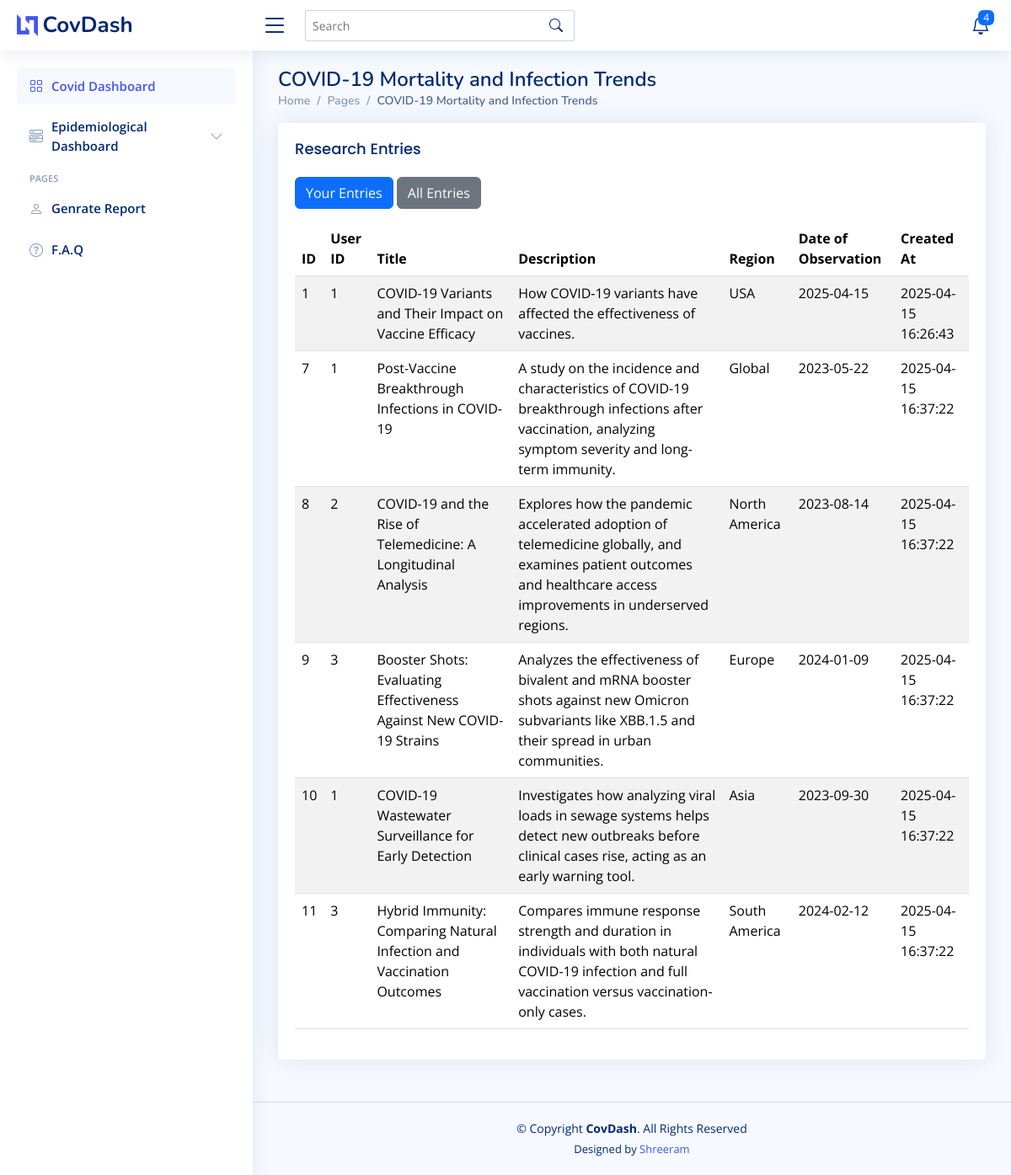
The app's page /hresult.php (signed in) with its own data.
### tables this page shows
CREATE TABLE `research_entries` (
  `id` int(11) NOT NULL,
  `user_id` int(11) NOT NULL,
  `title` varchar(255) NOT NULL,
  `description` text NOT NULL,
  `region` varchar(100) DEFAULT NULL,
  `date_of_observation` date DEFAULT NULL,
  `created_at` timestamp NOT NULL DEFAULT current_timestamp()
);

### hresult.php (the view, shortened to what this page needs)
<?php
require 'config.php';
$user_id = $_SESSION['user_id'];
$filter = isset($_POST['filter']) ? $_POST['filter'] : 'all';
if ($filter === 'your') {
    $stmt = $conn->prepare("SELECT * FROM research_entries WHERE user_id = ?");
    $stmt->bind_param("i", $user_id);
} else {
    $stmt = $conn->prepare("SELECT * FROM research_entries");
}
$stmt->execute();
$result = $stmt->get_result();
?>
<!DOCTYPE html>
<html lang="en">
<head>
  <link href="assets/vendor/bootstrap/css/bootstrap.min.css" rel="stylesheet">
  <link href="assets/vendor/bootstrap-icons/bootstrap-icons.css" rel="stylesheet">
  <link href="assets/vendor/boxicons/css/boxicons.min.css" rel="stylesheet">
  <link href="assets/vendor/quill/quill.snow.css" rel="stylesheet">
  <link href="assets/vendor/quill/quill.bubble.css" rel="stylesheet">
  <link href="assets/vendor/remixicon/remixicon.css" rel="stylesheet">
  <link href="assets/vendor/simple-datatables/style.css" rel="stylesheet">
  <link href="assets/css/style.css" rel="stylesheet">
</head>
<body>
  <header id="header" class="header fixed-top d-flex align-items-center">
    <div class="d-flex align-items-center justify-content-between">
      <a href="index.html" class="logo d-flex align-items-center">
        <img src="assets/img/logo.png" alt="">
        <span class="d-none d-lg-block">CovDash</span>
      </a>
      <i class="bi bi-list toggle-sidebar-btn"></i>
    </div>
    <div class="search-bar">
      <form class="search-form d-flex align-items-center" method="POST" action="#">
        <input type="text" name="query" placeholder="Search" title="Enter search keyword">
        <button type="submit" title="Search"><i class="bi bi-search"></i></button>
      </form>
    </div>
    <nav class="header-nav ms-auto">
      <ul class="d-flex align-items-center">
        <li class="nav-item dropdown">
          <a class="nav-link nav-icon" href="#" data-bs-toggle="dropdown">
            <i class="bi bi-bell"></i>
            <span class="badge bg-primary badge-number">4</span>
          </a>
        </li>
      </ul>
    </nav>
  </header>
  <aside id="sidebar" class="sidebar">
    <ul class="sidebar-nav" id="sidebar-nav">
      <li class="nav-item">
        <a class="nav-link " href="index.html">
          <i class="bi bi-grid"></i>
          <span>Covid Dashboard</span>
        </a>
      </li>
      <li class="nav-item">
        <a class="nav-link collapsed" data-bs-target="#components-nav" data-bs-toggle="collapse" href="#">
          <i class="bi bi-menu-button-wide"></i><span> Epidemiological Dashboard</span><i class="bi bi-chevron-down ms-auto"></i>
        </a>
      </li>
      <li class="nav-heading">Pages</li>
      <li class="nav-item">
        <a class="nav-link collapsed" href="userile.html">
          <i class="bi bi-person"></i>
          <span>Genrate Report</span>
        </a>
      </li>
      <li class="nav-item">
        <a class="nav-link collapsed" href="pagq.html">
          <i class="bi bi-question-circle"></i>
          <span>F.A.Q</span>
        </a>
      </li>
    </ul>
  </aside>
  <main id="main" class="main">
    <div class="pagetitle">
      <h1>COVID-19 Mortality and Infection Trends</h1>
      <nav>
        <ol class="breadcrumb">
          <li class="breadcrumb-item"><a href="index.html">Home</a></li>
          <li class="breadcrumb-item">Pages</li>
          <li class="breadcrumb-item active">COVID-19 Mortality and Infection Trends</li>
        </ol>
      </nav>
    </div>
    <section class="section">
      <div class="row">
        <div class="col-lg-12">
        <div class="card">
  <div class="card-body">
    <h5 class="card-title">Research Entries</h5>
    <form method="POST" style="margin-bottom: 15px;">
      <button type="submit" name="filter" value="your" class="btn btn-primary">Your Entries</button>
      <button type="submit" name="filter" value="all" class="btn btn-secondary">All Entries</button>
    </form>
    <table class="table table-striped">
      <thead>
        <tr>
          <th>ID</th>
          <th>User ID</th>
          <th>Title</th>
          <th>Description</th>
          <th>Region</th>
          <th>Date of Observation</th>
          <th>Created At</th>
        </tr>
      </thead>
      <tbody>
        <?php while ($row = $result->fetch_assoc()): ?>
          <tr>
            <td><?= htmlspecialchars($row['id']) ?></td>
            <td><?= htmlspecialchars($row['user_id']) ?></td>
            <td><?= htmlspecialchars($row['title']) ?></td>
            <td><?= htmlspecialchars($row['description']) ?></td>
            <td><?= htmlspecialchars($row['region']) ?></td>
            <td><?= htmlspecialchars($row['date_of_observation']) ?></td>
            <td><?= htmlspecialchars($row['created_at']) ?></td>
          </tr>
        <?php endwhile; ?>
      </tbody>
    </table>
  </div>
</div>
</div>
        </div>
    </section>
  </main>
  <footer id="footer" class="footer">
    <div class="copyright">
      &copy; Copyright <strong><span>CovDash</span></strong>. All Rights Reserved
    </div>
    <div class="credits">
        Designed by <a href="https://Shreeram.com/">Shreeram</a>
    </div>
  </footer>
</body>
</html>

### assets/css/style.css (style rules this page uses)
:root { scroll-behavior: smooth; }
body { font-family: "Open Sans", sans-serif; background: #f6f9ff; color: #444444; }
a { color: #4154f1; text-decoration: none; }
h1, h2, h3, h4, h5, h6 { font-family: "Nunito", sans-serif; }
#main { margin-top: 60px; padding: 20px 30px; transition: all 0.3s; }
.pagetitle { margin-bottom: 10px; }
.pagetitle h1 { font-size: 24px; margin-bottom: 0; font-weight: 600; color: #012970; }
.card { margin-bottom: 30px; border: none; border-radius: 5px; box-shadow: 0px 0 30px rgba(1, 41, 112, 0.1); }
.card-title { padding: 20px 0 15px 0; font-size: 18px; font-weight: 500; color: #012970; font-family: "Poppins", sans-serif; }
.card-body { padding: 0 20px 20px 20px; }
.breadcrumb { font-size: 14px; font-family: "Nunito", sans-serif; color: #899bbd; font-weight: 600; }
.breadcrumb a { color: #899bbd; transition: 0.3s; }
.breadcrumb .breadcrumb-item::before { color: #899bbd; }
.breadcrumb .active { color: #51678f; font-weight: 600; }
.logo { line-height: 1; }
@media (min-width: 1200px) { .logo { width: 280px; } }
.logo img { max-height: 26px; margin-right: 6px; }
.logo span { font-size: 26px; font-weight: 700; color: #012970; font-family: "Nunito", sans-serif; }
.header { transition: all 0.5s; z-index: 997; height: 60px; box-shadow: 0px 2px 20px rgba(1, 41, 112, 0.1); background-color: #fff; padding-left: 20px; }
.header .toggle-sidebar-btn { font-size: 32px; padding-left: 10px; cursor: pointer; color: #012970; }
.header .search-bar { min-width: 360px; padding: 0 20px; }
.header .search-form { width: 100%; }
.header .search-form input { border: 0; font-size: 14px; color: #012970; border: 1px solid rgba(1, 41, 112, 0.2); padding: 7px 38px 7px 8px; border-radius: 3px; transition: 0.3s; width: 100%; }
.header .search-form button { border: 0; padding: 0; margin-left: -30px; background: none; }
.header .search-form button i { color: #012970; }
.header-nav ul { list-style: none; }
.header-nav>ul { margin: 0; padding: 0; }
.header-nav .nav-icon { font-size: 22px; color: #012970; margin-right: 25px; position: relative; }
.header-nav .badge-number { position: absolute; inset: -2px -5px auto auto; font-weight: normal; font-size: 12px; padding: 3px 6px; }
.sidebar { position: fixed; top: 60px; left: 0; bottom: 0; width: 300px; z-index: 996; transition: all 0.3s; padding: 20px; overflow-y: auto; scrollbar-width: thin; scrollbar-color: #aab7cf transparent; box-shadow: 0px 0px 20px rgba(1, 41, 112, 0.1); background-color: #fff; }
@media (min-width: 1200px) { #main, #footer { margin-left: 300px; } }
.sidebar-nav { padding: 0; margin: 0; list-style: none; }
.sidebar-nav li { padding: 0; margin: 0; list-style: none; }
.sidebar-nav .nav-item { margin-bottom: 5px; }
.sidebar-nav .nav-heading { font-size: 11px; text-transform: uppercase; color: #899bbd; font-weight: 600; margin: 10px 0 5px 15px; }
.sidebar-nav .nav-link { display: flex; align-items: center; font-size: 15px; font-weight: 600; color: #4154f1; transition: 0.3; background: #f6f9ff; padding: 10px 15px; border-radius: 4px; }
.sidebar-nav .nav-link i { font-size: 16px; margin-right: 10px; color: #4154f1; }
.sidebar-nav .nav-link.collapsed { color: #012970; background: #fff; }
.sidebar-nav .nav-link.collapsed i { color: #899bbd; }
.sidebar-nav .nav-link .bi-chevron-down { margin-right: 0; transition: transform 0.2s ease-in-out; }
.footer { padding: 20px 0; font-size: 14px; transition: all 0.3s; border-top: 1px solid #cddfff; }
.footer .copyright { text-align: center; color: #012970; }
.footer .credits { padding-top: 5px; text-align: center; font-size: 13px; color: #012970; }

### records on screen
research_entries: id "1", user "1", title "COVID-19 Variants and Their Impact on Vaccine Efficacy", description "How COVID-19 variants have affected the effectiveness of vaccines.", region "USA", date_of_observation "2025-04-15", created_at "2025-04-15 16:26:43"
research_entries: id "7", user "1", title "Post-Vaccine Breakthrough Infections in COVID-19", description "A study on the incidence and characteristics of COVID-19 breakthrough infections after vaccination, analyzing symptom severity and long-term immunity.", region "Global", date_of_observation "2023-05-22", created_at "2025-04-15 16:37:22"
research_entries: id "8", user "2", title "COVID-19 and the Rise of Telemedicine: A Longitudinal Analysis", description "Explores how the pandemic accelerated adoption of telemedicine globally, and examines patient outcomes and healthcare access improvements in underserved regions.", region "North America", date_of_observation "2023-08-14", created_at "2025-04-15 16:37:22"
research_entries: id "9", user "3", title "Booster Shots: Evaluating Effectiveness Against New COVID-19 Strains", description "Analyzes the effectiveness of bivalent and mRNA booster shots against new Omicron subvariants like XBB.1.5 and their spread in urban communities.", region "Europe", date_of_observation "2024-01-09", created_at "2025-04-15 16:37:22"
research_entries: id "10", user "1", title "COVID-19 Wastewater Surveillance for Early Detection", description "Investigates how analyzing viral loads in sewage systems helps detect new outbreaks before clinical cases rise, acting as an early warning tool.", region "Asia", date_of_observation "2023-09-30", created_at "2025-04-15 16:37:22"
research_entries: id "11", user "3", title "Hybrid Immunity: Comparing Natural Infection and Vaccination Outcomes", description "Compares immune response strength and duration in individuals with both natural COVID-19 infection and full vaccination versus vaccination-only cases.", region "South America", date_of_observation "2024-02-12", created_at "2025-04-15 16:37:22"
